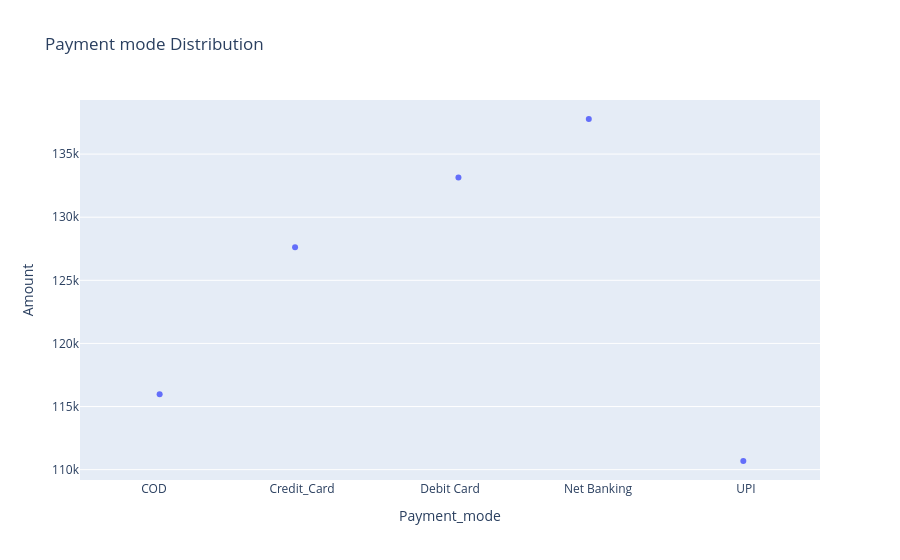

Here is the notebook cell this chart was saved with:
### Code cell
fig = px.strip(data_frame=q9,x='Payment_mode',y='Amount',
             title='Payment mode Distribution')
fig.show()

### Figure 1 — Plotly figure (JSON) as saved in the notebook; plotly's stock layout.template omitted (floating-point values rounded to 4 significant figures)
{"data": [{"alignmentgroup": "True", "boxpoints": "all", "fillcolor": "rgba(255,255,255,0)", "hoveron": "points", "hovertemplate": "Payment_mode=%{x}<br>Amount=%{y}<extra></extra>", "legendgroup": "", "line": {"color": "rgba(255,255,255,0)"}, "marker": {"color": "#636efa"}, "name": "", "offsetgroup": "", "orientation": "v", "pointpos": 0, "showlegend": false, "type": "box", "x": ["COD", "Credit_Card", "Debit Card", "Net Banking", "UPI"], "x0": " ", "xaxis": "x", "y": [116000.0, 127600.0, 133100.0, 137800.0, 110700.0], "y0": " ", "yaxis": "y"}], "layout": {"boxmode": "group", "legend": {"tracegroupgap": 0}, "title": {"text": "Payment mode Distribution"}, "xaxis": {"anchor": "y", "domain": [0, 1], "title": {"text": "Payment_mode"}}, "yaxis": {"anchor": "x", "domain": [0, 1], "title": {"text": "Amount"}}}}
